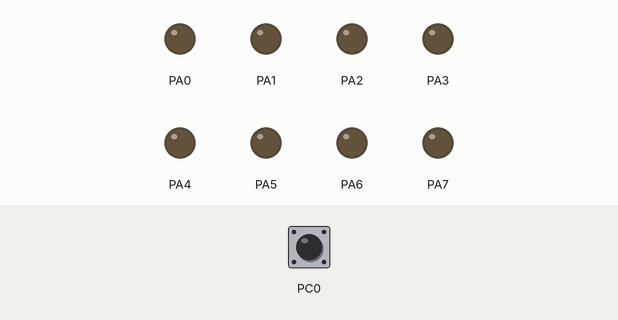
Simulated run of this program. Board: ATmega32, built with avr-gcc and emulated at 1 MHz. Shown: output pins drawn as LEDs (lit = HIGH). The test bench sets the inputs (shaded band); at power-on: PC0 HIGH.

Above: at 1.2 s.
1.3 s: PC0 pulled LOW for 0.15 s
At 2.1 s:
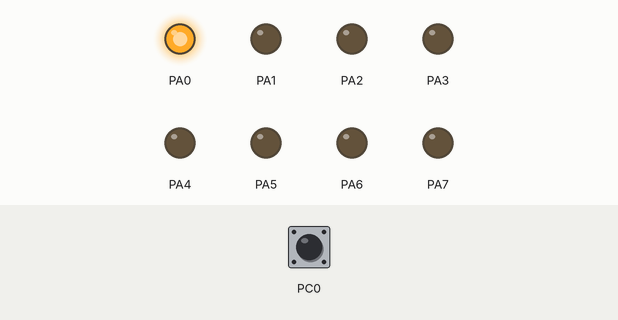
2.9 s: PC0 pulled LOW for 1 s
At 3.3 s:
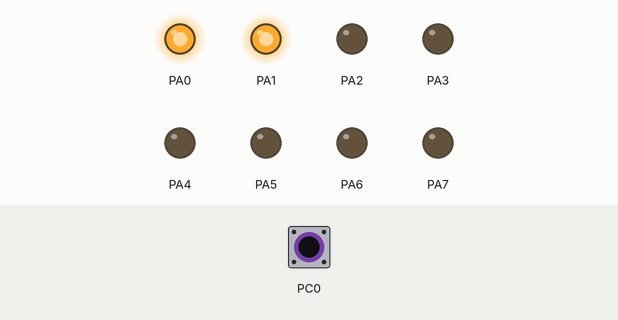
5.4 s: PC0 pulled LOW for 0.15 s
At 6.5 s:
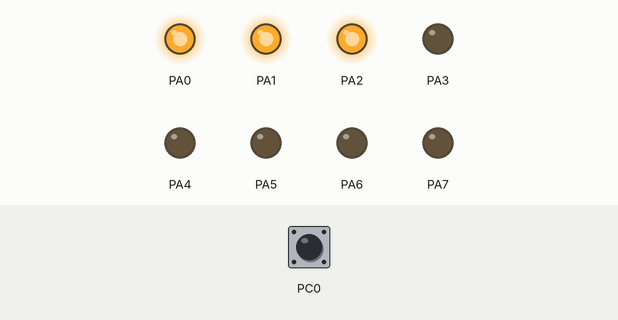
7.0 s: PC0 pulled LOW for 3.2 s
At 7.7 s:
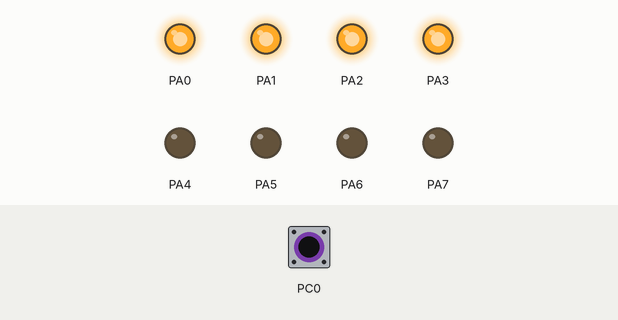
11.7 s: PC0 pulled LOW for 0.15 s
At 12.4 s:
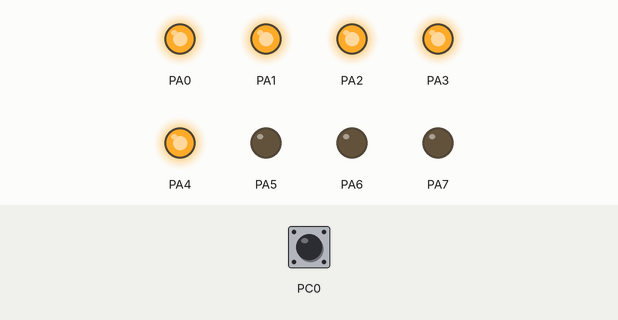
13.3 s: PC0 pulled LOW for 1 s
At 13.7 s:
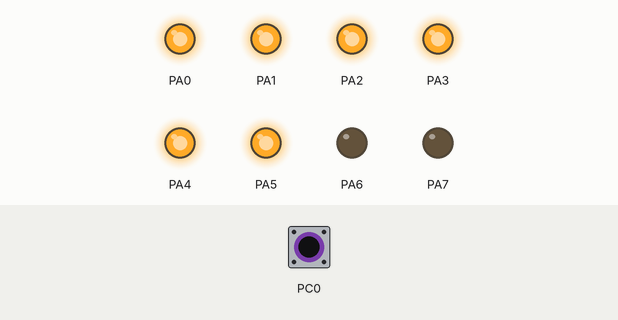
Timing chart, 0 to 16.3 s (numbered marks = the images above; inputs shaded):
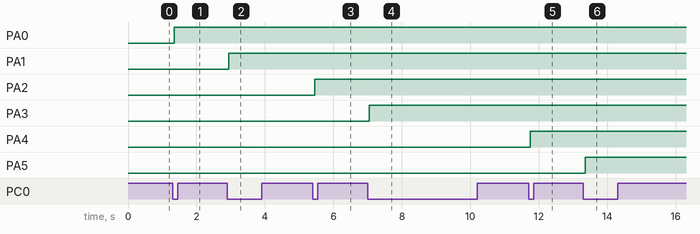

The program:

main.c
```c
#include "util/delay.h"
#define F_CPU 1000000UL
#define DDRA    *((volatile unsigned char*)(0x3A))
#define PORTA   *((volatile unsigned char*)(0x3B))
#define PINA    *((volatile unsigned char*)(0x39))

#define DDRC    *((volatile unsigned char*)(0x34))
#define PORTC   *((volatile unsigned char*)(0x35))
#define PINC    *((volatile unsigned char*)(0x33))

int main(void)
{
	unsigned char flag = 0;
	DDRA = 0xff;            // Set PORTA as output
	DDRC &= ~(1 << 0);      // Set PORTC pin 0 as input
	PORTC |= (1 << 0);      // Enable pull-up resistor on PORTC pin 0

	while (1)
	{
		// Check if the button is pressed
		if (((PINC >> 0) & 1) == 0)
		{
			_delay_ms(50);

			// Check again to confirm button press
			if (((PINC >> 0) & 1) == 0)
			{
				// Increment flag and turn on the next LED
				PORTA |= (1 << flag);
				flag++;

				// Wait for the button to be released
				while (((PINC >> 0) & 1) == 0);

				_delay_ms(50);

				// If all LEDs are on, reset flag and PORTA
				if (flag > 7)
				{
					flag = 0;
					PORTA = 0x00;
				}
			}
		}
	}

	return 0;
}
```

Measured:
- after the input at 1.3 s, PA0: LOW → HIGH after 0.05 s
- after the input at 2.9 s, PA1: LOW → HIGH after 0.05 s
- after the input at 5.4 s, PA2: LOW → HIGH after 0.05 s
- after the input at 7.0 s, PA3: LOW → HIGH after 0.05 s
- after the input at 11.7 s, PA4: LOW → HIGH after 0.05 s
- after the input at 13.3 s, PA5: LOW → HIGH after 0.05 s
